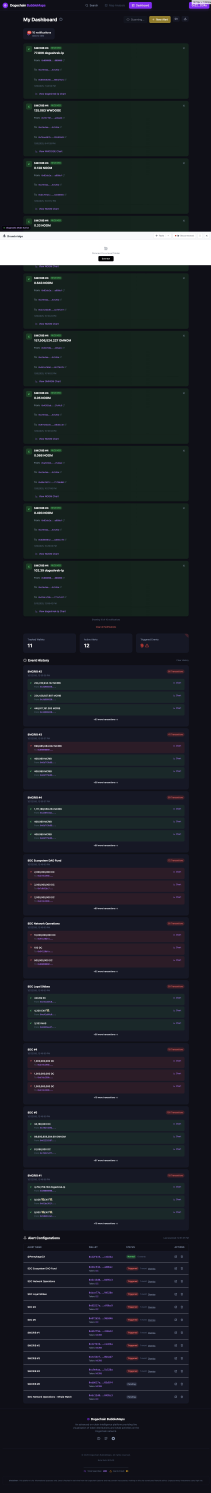
#> input picture My Dashboard _ Dogechain BubbleMaps.jpeg, 1264 x 8956 px (shown at 1/6 size)
$ python create_og_from_url.py '../My Dashboard _ Dogechain BubbleMaps.jpeg' out
#> lines starting #> are read from the running program, lines starting #| are printed output that depends on the picture
#!/usr/bin/env python3
"""
Create OG images from a screenshot URL.
"""

from PIL import Image
import requests
from io import BytesIO
import sys
from pathlib import Path

def create_og_from_url(image_url, output_dir):
    """
    Download image from URL and create OG images.
    """
#> called with output_dir = 'out'

    print(f"Downloading image from: {image_url}")

    # Download the image
    response = requests.get(image_url)
    response.raise_for_status()

    # Open the image
    screenshot = Image.open(BytesIO(response.content))
#> screenshot is the input picture: PIL image 1264x8956 RGB; mean R, G, B 28.6, 33, 38.1
    img_width, img_height = screenshot.size
#> img_width = 1264; img_height = 8956

    print(f"Image size: {img_width}x{img_height}")
#| Image size: 1264x8956

    # Convert to RGB if necessary
    if screenshot.mode != 'RGB':
        screenshot = screenshot.convert('RGB')

    output_path = Path(output_dir)
    output_path.mkdir(parents=True, exist_ok=True)

    # Calculate aspect ratios
    current_ratio = img_width / img_height
#> current_ratio = 0.141
    og_ratio = 1200 / 630  # Facebook/LinkedIn
    twitter_ratio = 1200 / 675  # Twitter

    # Create Facebook/LinkedIn image (1200x630)
    if current_ratio > og_ratio:
        # Image is wider, crop width
        new_width = int(img_height * og_ratio)
        left = (img_width - new_width) // 2
        cropped = screenshot.crop((left, 0, left + new_width, img_height))
    else:
        # Image is taller, crop height
        new_height = int(img_width / og_ratio)
#> new_height = 663
        top = (img_height - new_height) // 2
#> top = 4146
        cropped = screenshot.crop((0, top, img_width, top + new_height))
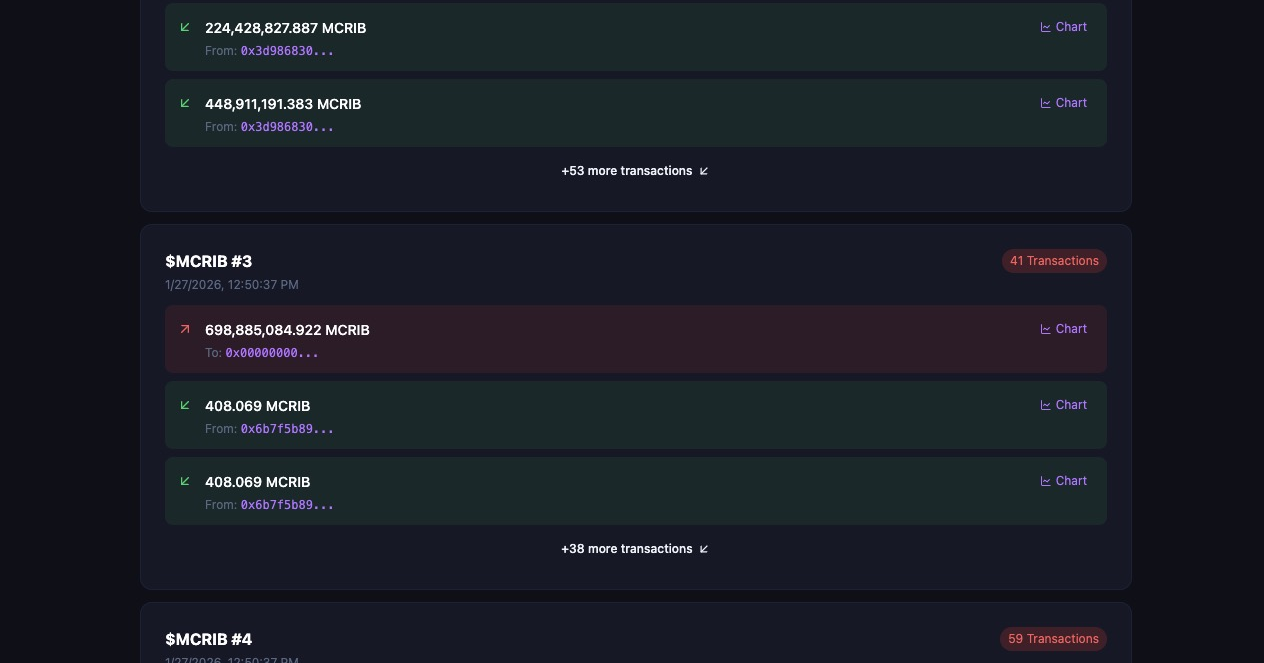
#> cropped: PIL image 1264x663 RGB; mean R, G, B 25.6, 28.9, 37.3

    # Resize to exact dimensions
    og_image = cropped.resize((1200, 630), Image.Resampling.LANCZOS)
    og_file = output_path / "og-social-image.png"
    og_image.save(og_file, 'PNG', optimize=True)
    print(f"✓ Generated {og_file.name} ({1200}x{630})")

    # Create Twitter image (1200x675)
    if current_ratio > twitter_ratio:
        new_width = int(img_height * twitter_ratio)
        left = (img_width - new_width) // 2
        cropped = screenshot.crop((left, 0, left + new_width, img_height))
    else:
        new_height = int(img_width / twitter_ratio)
#> new_height = 711
        top = (img_height - new_height) // 2
#> top = 4122
        cropped = screenshot.crop((0, top, img_width, top + new_height))
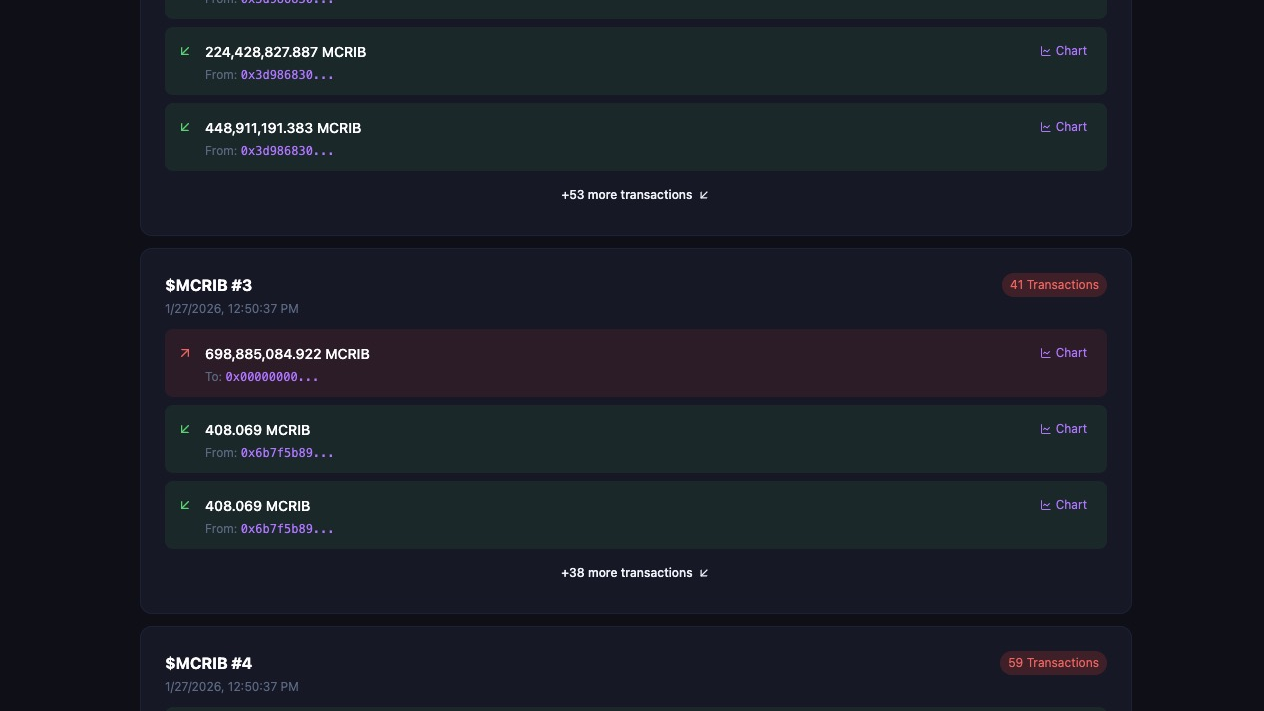
#> cropped: PIL image 1264x711 RGB; mean R, G, B 25.4, 28.8, 37.2

    twitter_image = cropped.resize((1200, 675), Image.Resampling.LANCZOS)
    twitter_file = output_path / "twitter-social-image.png"
    twitter_image.save(twitter_file, 'PNG', optimize=True)
    print(f"✓ Generated {twitter_file.name} ({1200}x{675})")

    return [og_file, twitter_file]

if __name__ == "__main__":
    if len(sys.argv) < 3:
        print("Usage: python create_og_from_url.py <image_url> <output_dir>")
        sys.exit(1)

    image_url = sys.argv[1]
    output_dir = sys.argv[2]

    create_og_from_url(image_url, output_dir)
